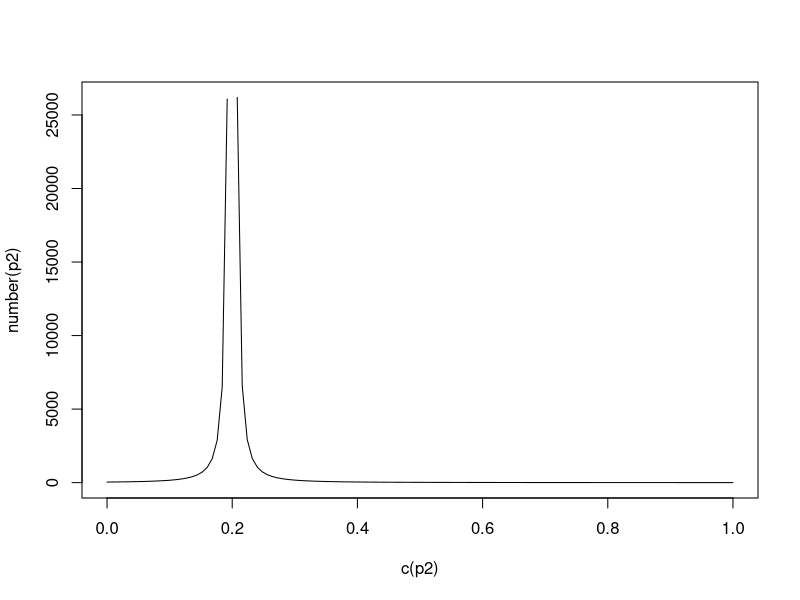
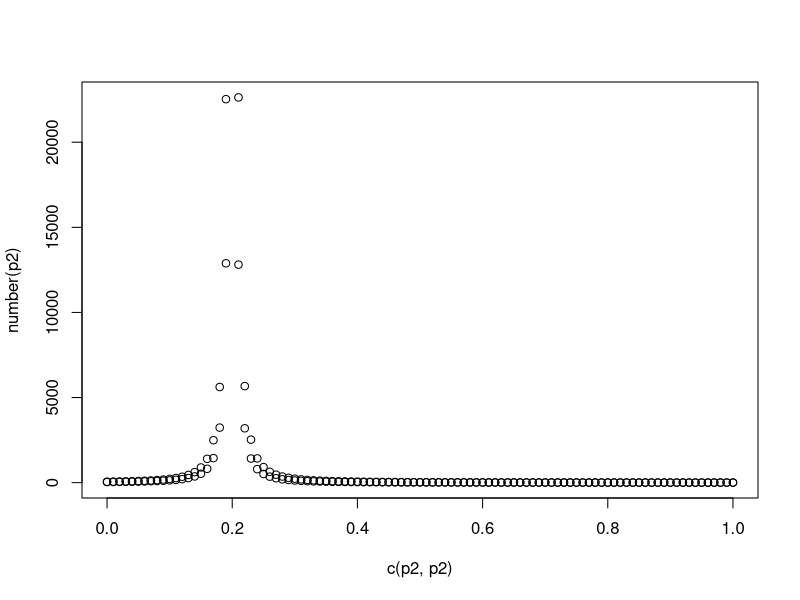

Source code (R) for these figures, in order:
## ---- chunk 1
library(knitr)
library('tidyverse')
## ---- chunk 2
prop.test(12,85,p=0.5,alt='two.sided',conf.level = 0.95)
binom.test(12,85,p=0.5,alt='two.sided',conf.level = 0.95)
binom.test(12,85,p=0.5,alt='two.sided',conf.level = 0.99)
prop.test(12,85,alt='two.side',correct = F)
## ---- chunk 3
p_value=0
for (i in c(4:6)){
  p_value = p_value + choose(6,i)*choose(28,19-i)/choose(34,19)
}
print(p_value)
## ---- chunk 4
m=matrix(c(4,2,15,13),c(2,2),dimnames = list(c('control','streptokinase'),c('died','survival')))
fisher.test(m,alt='greater')$p.value
## ---- chunk 5
p_value=0
for (i in c(4:0)){
  p_value = p_value + choose(6,i)*choose(28,19-i)/choose(34,19)
}
print(p_value)
## ---- chunk 6
m=matrix(c(4,2,15,13),c(2,2),dimnames = list(c('control','streptokinase'),c('died','survival')))
fisher.test(m,alt='less')$p.value
## ---- chunk 7
p_value=0
for (i in c(0:6)){
  r= choose(6,i)*choose(28,19-i)/choose(34,19)
  if (r<=choose(6,4)*choose(28,19-4)/choose(34,19)){
    p_value = p_value + r
  }
}
print(p_value)
## ---- chunk 8
m=matrix(c(4,2,15,13),c(2,2),dimnames = list(c('control','streptokinase'),c('died','survival')))
fisher.test(m,)$p.value
## ---- chunk 9
m=matrix(c(4,2,15,13),c(2,2),dimnames = list(c('control','streptokinase'),c('died','survival')))
chisq.test(m)
## ---- chunk 10
ceiling_dec <- function(x, level=1) round(x + 5*10^(-level-1), level)

number=function(p2){
  ans1<-((-0.3264*(0.16+p2*(1-p2))**0.5 - 1.96*(0.32)**0.5) /(p2-0.2))**(2)
#  ans2<-((-0.3264*(0.16+p2*(1-p2))**0.5 + 1.96*(0.32)**0.5) /(p2-0.2))**(2)
#  ans = ceiling_dec(c(ans1,ans2),0)
  return (ans1)
}
p2=seq(0,1,0.008)
plot(c(p2),number(p2),type='l')
## ---- chunk 11
number=function(p2){
  ans1<-((-0.3264*(0.16+p2*(1-p2))**0.5 - 2.33*(0.32)**0.5) /(p2-0.2))**(2)
  ans2<-((-0.3264*(0.16+p2*(1-p2))**0.5 + 2.33*(0.32)**0.5) /(p2-0.2))**(2)
  ans = ceiling_dec(c(ans1,ans2),0)
  return (ans)
}
p2=seq(0,1,0.01)
plot(c(p2,p2),number(p2))
## ---- chunk 12
Variable = c('ID number','Age','FEV','Height','Sex','Smoking status')
data=read.table("FEV.TXT",col.names=Variable)
binom.test(sum(data['FEV']>3),length(data[[1]]),p=0.25,alt='two.sided')
prop.test(sum(data['FEV']>3),length(data[[1]]),p=0.25,alt='two.sided')
## ---- chunk 13
data['perfect_pulmonary'] = as.factor(data['FEV']>3)

table_Sex_and_perfect_pulmonary <- data%>%
  group_by(Sex,perfect_pulmonary)%>%
  summarise(n=n())

table(data$Sex,data$FEV>3)
m = matrix(table_Sex_and_perfect_pulmonary$n,c(2,2),dimnames = list(c('Female','male'),c('no','yes')),byrow = T)
print(m)
## ---- chunk 14
R1=m[2,2]/(m[2,1]+m[2,2])
R0=m[1,2]/(m[1,1]+m[1,2])
odds1=R1/(1-R1)
odds0=R0/(1-R0)
OR = odds1/odds0
cat('odds ratio is ',OR)
## ---- chunk 15
fisher.test(m)$estimate
## ---- chunk 16
chisq.test(m,correct = T)
prop.test(m[1:2,2],rowSums(m))
## ---- chunk 17
prop.test(m[1:2,2],rowSums(m),alt='less')
## ---- chunk 18
data['age_class']=1
data['age_class'][4<data['Age'] & data['Age']<10] = 1
data['age_class'][9<data['Age'] & data['Age']<15] = 2
data['age_class'][14<data['Age'] & data['Age']<20] = 3

table_age_class_and_perfect_pulmonary <- data%>%
  group_by(age_class,perfect_pulmonary)%>%
  summarise(n=n())

m = matrix(table_age_class_and_perfect_pulmonary$n,c(3,2),dimnames = list(c('5~9','10~14','15~20'),c('no','yes')),byrow = T)
print(m)
## ---- chunk 19
chisq.test(m,correct = T)
## ---- chunk 20
prop.test(m[1:2,2],rowSums(m)[1:2],correct = T,alt='less')
## ---- chunk 21
prop.test(m[2:3,2],rowSums(m)[2:3],correct = T,alt='less')
## ---- chunk 22
m=matrix(c(243,16,83,36,60,32,31,31,39,12),c(2,5),dimnames = list(c('Number_children_with_caries','Number_children_with_caries_free_teeth'),c('Essex','Slough','Harwick','Burnham','Meresa')))
## ---- chunk 23
chisq.test(m)
prop.test(m[2,],colSums(m))
## ---- chunk 24
prop.test(m[2,4:5],colSums(m[1:2,4:5]),alt='greater')
## ---- chunk 25
p = c(0.06177606 , 0.30252101 , 0.34782609 , 0.50000000 , 0.23529412 )
N = length(p)
value = critical.range = c()

## Compute critical values.
for (i in 1:(N-1))
   { for (j in (i+1):N)
    {
     value = c(value,(abs(p[i]-p[j])))
     critical.range = c(critical.range,
      sqrt(qchisq(.95,4))*sqrt(p[i]*(1-p[i])/300 + p[j]*(1-p[j])/300))
    }
   }

m=round(cbind(value,critical.range),3)
m[,1] > m[,2]
